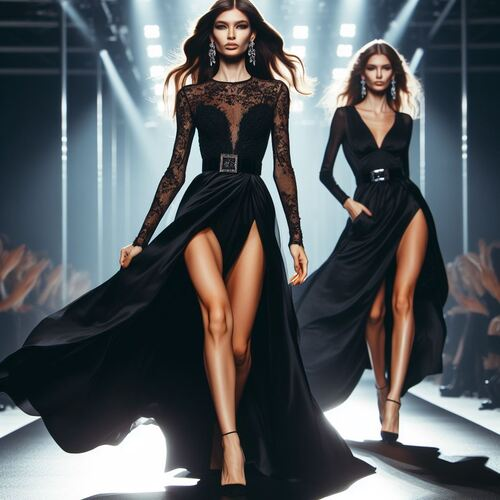
#> input picture images/image.jpg, 500 x 500 px, given in place of image.jpeg, which was not available
$ python merge_images.py
#> lines starting #> are read from the running program, lines starting #| are printed output that depends on the picture; pictures that were not available may be replaced by others from this repository, and a replacement may not be noted
#!/usr/bin/env python3

from itertools import permutations
from pathlib import Path
import os
from PIL import Image, ImageChops

# [69 lines left out: functions shuffle_channels, blend_images, with_mask, not called in this run]

def combine_images(image_1, image_2, image_mask):
#> called with image_1 = 'image.jpeg', image_2 = 'image.png', image_mask = 'mask.png'
    if os.path.isfile(image_1) and os.path.isfile(image_2):
        img_1 = Image.open(image_1)
#> img_1 is the input picture: PIL image 500x500 RGB; mean R, G, B 86.8, 91.8, 95.5
        img_2 = Image.open(image_2)
        mask = Image.open(image_mask)
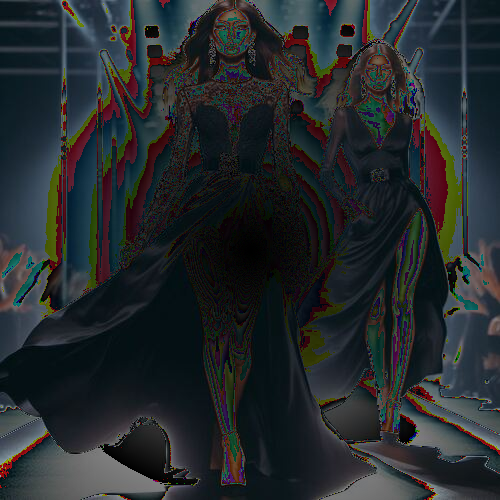
#> input picture images/image_acid.png, 500 x 500 px, given in place of mask.png, which was not available
#> mask is the input picture: PIL image 500x500 RGB; mean R, G, B 36.9, 41.8, 44.3

        if img_1.mode != 'RGB':
            img_1 = img_1.convert('RGB')
        if img_2.mode != 'RGB':
            img_2 = img_2.convert('RGB')
        if mask.mode != 'L':
            mask = mask.convert('L')
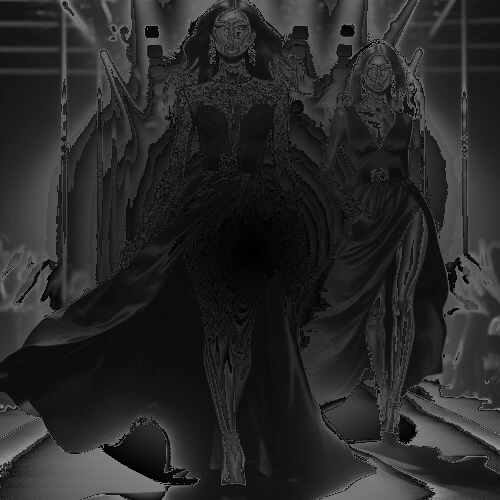
#> mask: PIL image 500x500 L; min 0, max 162, mean 40.6

        if img_1.size != img_2.size:
            img_2 = img_2.resize(img_1.size)
        if img_1.size != mask.size:
            mask = mask.resize(img_1.size)

        # ImageChops.add
        add_image = ImageChops.add(img_1, img_2)
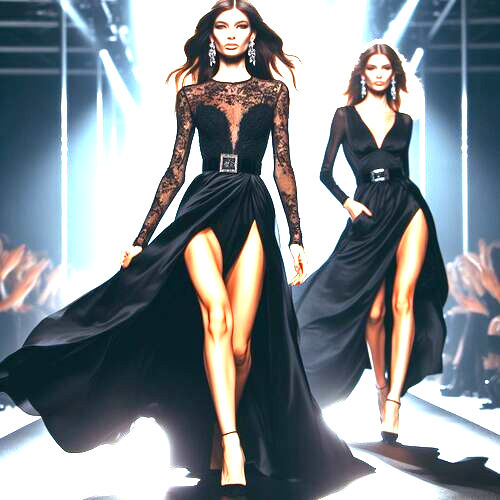
#> add_image: PIL image 500x500 RGB; mean R, G, B 132.3, 139.8, 145.7
        output = f"{Path(image_1).stem}_{Path(image_2).stem}_add.png"
        add_image.save(output)

        # ImageChops.add_modulo
        add_image = ImageChops.add_modulo(img_1, img_2)
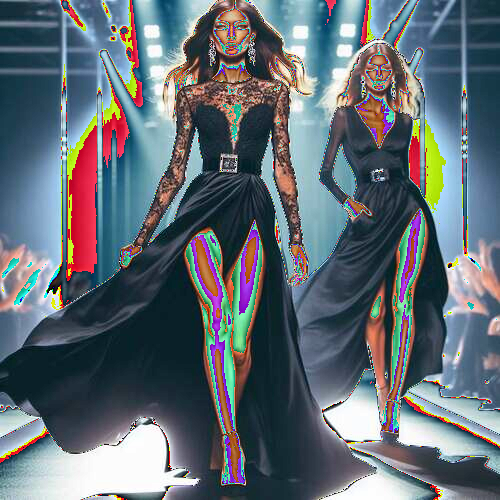
#> add_image: PIL image 500x500 RGB; mean R, G, B 97.6, 108, 115.6
        output = f"{Path(image_1).stem}_{Path(image_2).stem}_add_modulo.png"
        add_image.save(output)

        # ImageChops.blend
        add_image = ImageChops.blend(img_1, img_2, 0.5)
        output = f"{Path(image_1).stem}_{Path(image_2).stem}_blend.png"
        add_image.save(output)

        # ImageChops.composite
        add_image = ImageChops.composite(img_1, img_2, mask)
        output = f"{Path(image_1).stem}_{Path(image_2).stem}_composite.png"
        add_image.save(output)

        # ImageChops.darker
        add_image = ImageChops.darker(img_1, img_2)
        output = f"{Path(image_1).stem}_{Path(image_2).stem}_darker.png"
        add_image.save(output)

        # ImageChops.difference
        add_image = ImageChops.difference(img_1, img_2)
#> add_image: PIL image 500x500 RGB; every value is 0
        output = f"{Path(image_1).stem}_{Path(image_2).stem}_difference.png"
        add_image.save(output)

        # ImageChops.lighter
        add_image = ImageChops.lighter(img_1, img_2)
        output = f"{Path(image_1).stem}_{Path(image_2).stem}_lighter.png"
        add_image.save(output)

        # ImageChops.multiply
        add_image = ImageChops.multiply(img_1, img_2)
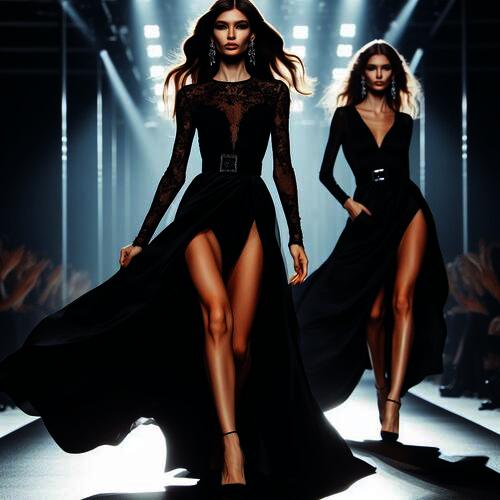
#> add_image: PIL image 500x500 RGB; mean R, G, B 53.9, 56.5, 58.7
        output = f"{Path(image_1).stem}_{Path(image_2).stem}_multiply.png"
        add_image.save(output)

        # ImageChops.soft_light
        add_image = ImageChops.soft_light(img_1, img_2)
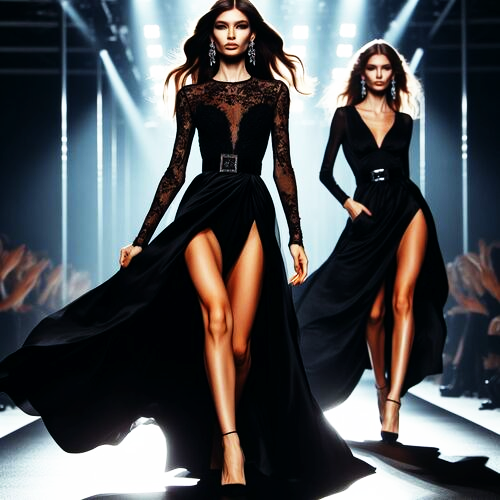
#> add_image: PIL image 500x500 RGB; mean R, G, B 79.8, 82.4, 85.6
        output = f"{Path(image_1).stem}_{Path(image_2).stem}_soft_light.png"
        add_image.save(output)

        # ImageChops.hard_light
        add_image = ImageChops.hard_light(img_1, img_2)
        output = f"{Path(image_1).stem}_{Path(image_2).stem}_hard_light.png"
        add_image.save(output)

        # ImageChops.overlay
        add_image = ImageChops.overlay(img_1, img_2)
        output = f"{Path(image_1).stem}_{Path(image_2).stem}_overlay.png"
        add_image.save(output)

        # ImageChops.screen
        add_image = ImageChops.screen(img_1, img_2)
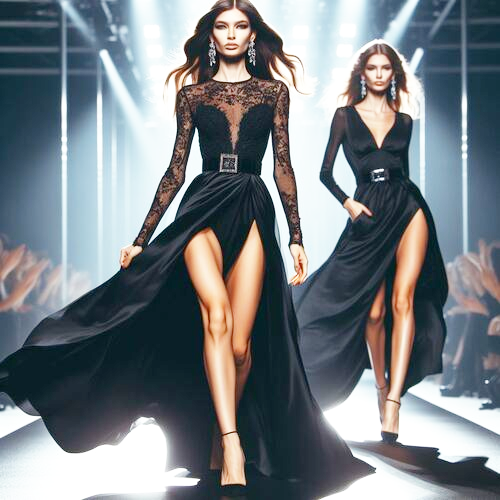
#> add_image: PIL image 500x500 RGB; mean R, G, B 119.8, 127, 132.3
        output = f"{Path(image_1).stem}_{Path(image_2).stem}_screen.png"
        add_image.save(output)

        # ImageChops.subtract
        add_image = ImageChops.subtract(img_1, img_2)
        output = f"{Path(image_1).stem}_{Path(image_2).stem}_subtract.png"
        add_image.save(output)

        # ImageChops.subtract_modulo
        add_image = ImageChops.subtract_modulo(img_1, img_2)
        output = f"{Path(image_1).stem}_{Path(image_2).stem}_subtract_modulo.png"
        add_image.save(output)

if __name__ == '__main__':
    image_1 = 'image.jpeg'
    image_2 = 'image.png'
    image_mask = 'mask.png'
    combine_images(image_1, image_2, image_mask)
